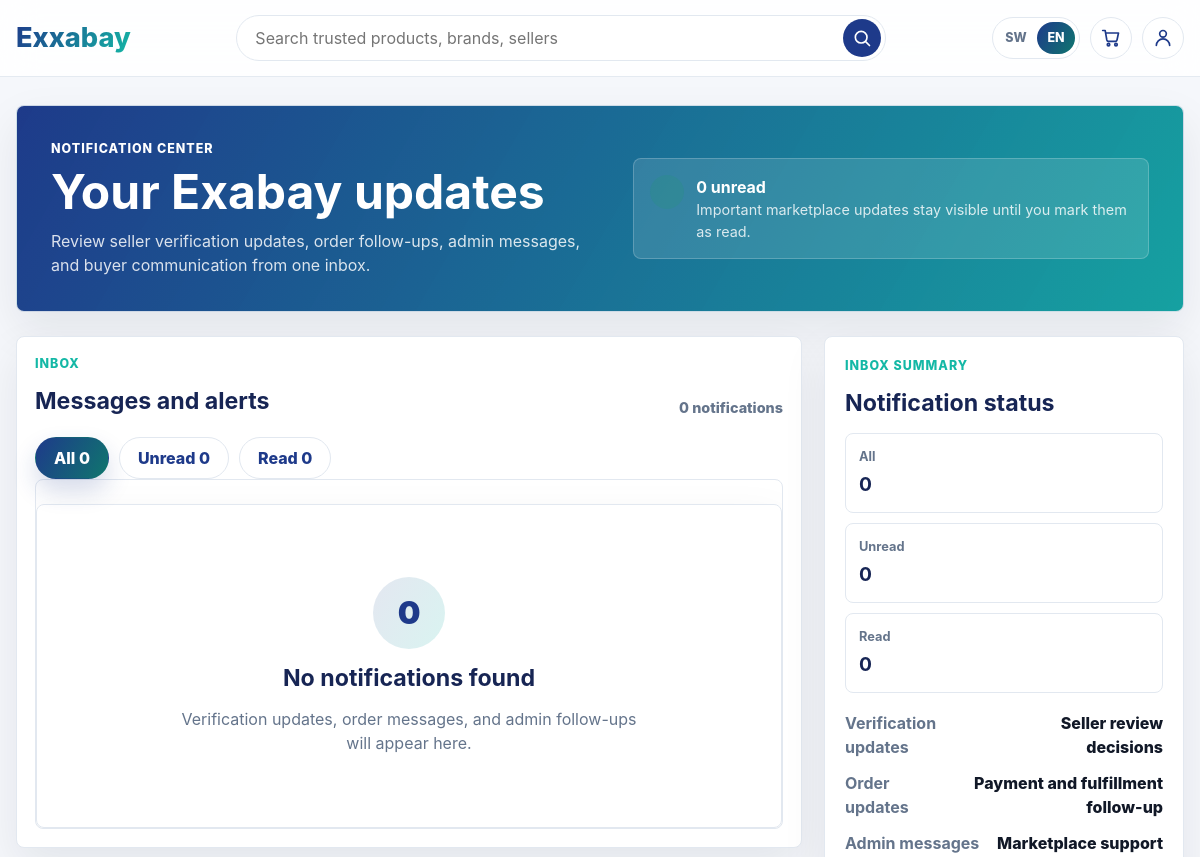
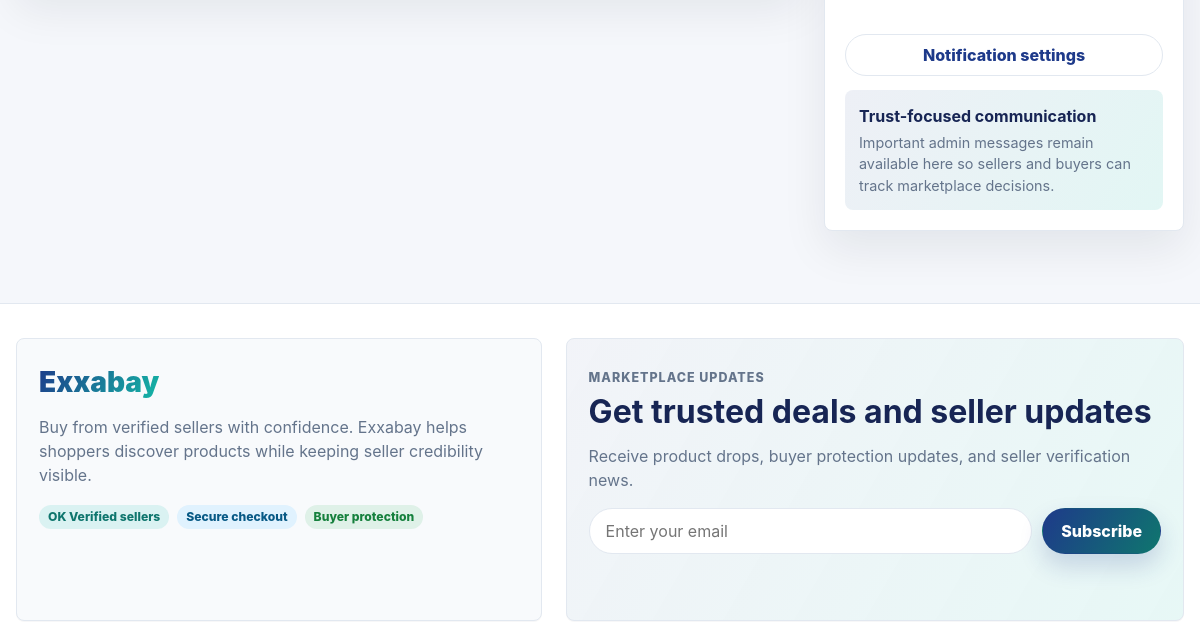
Before: /users/notifications/ (signed in, upper part) with the older database file (2 pictures, top to bottom).
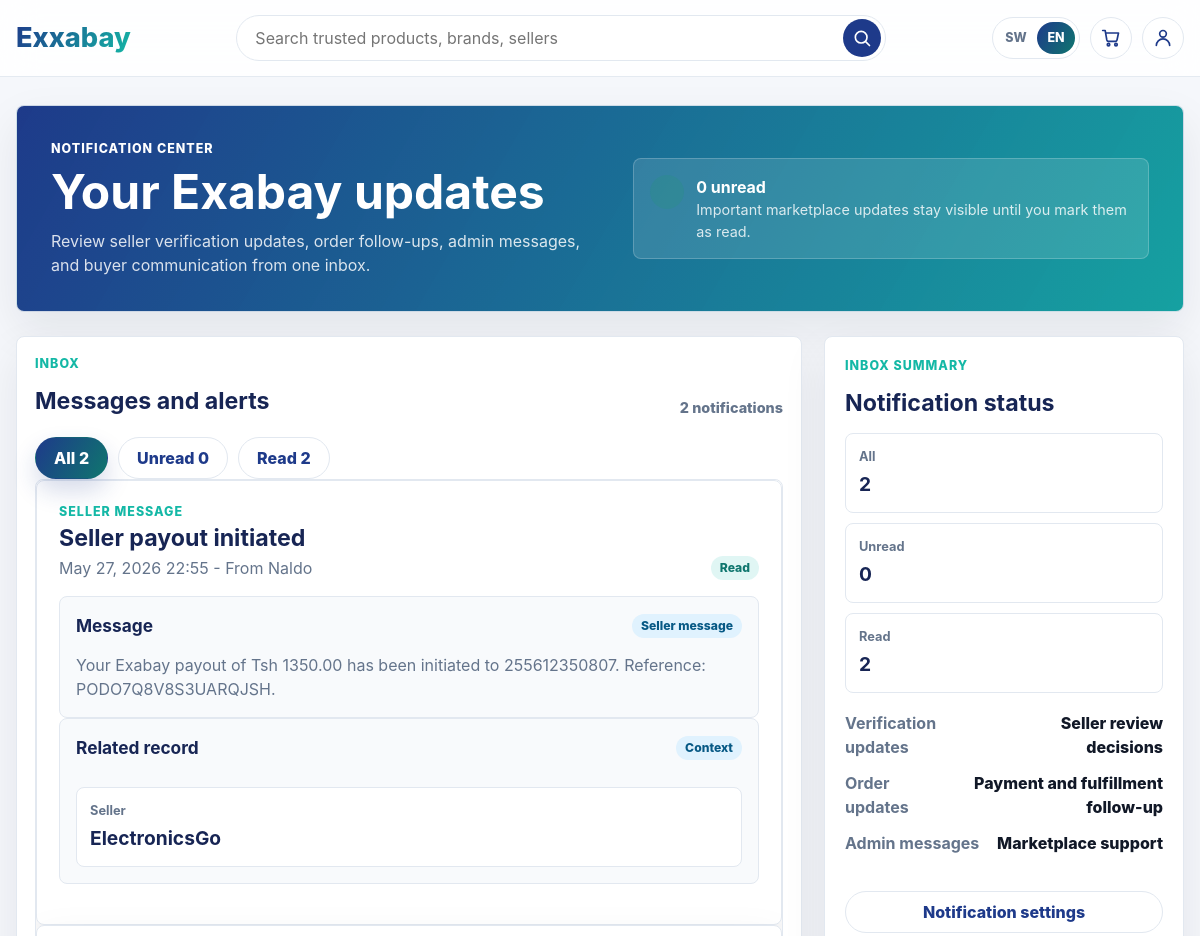
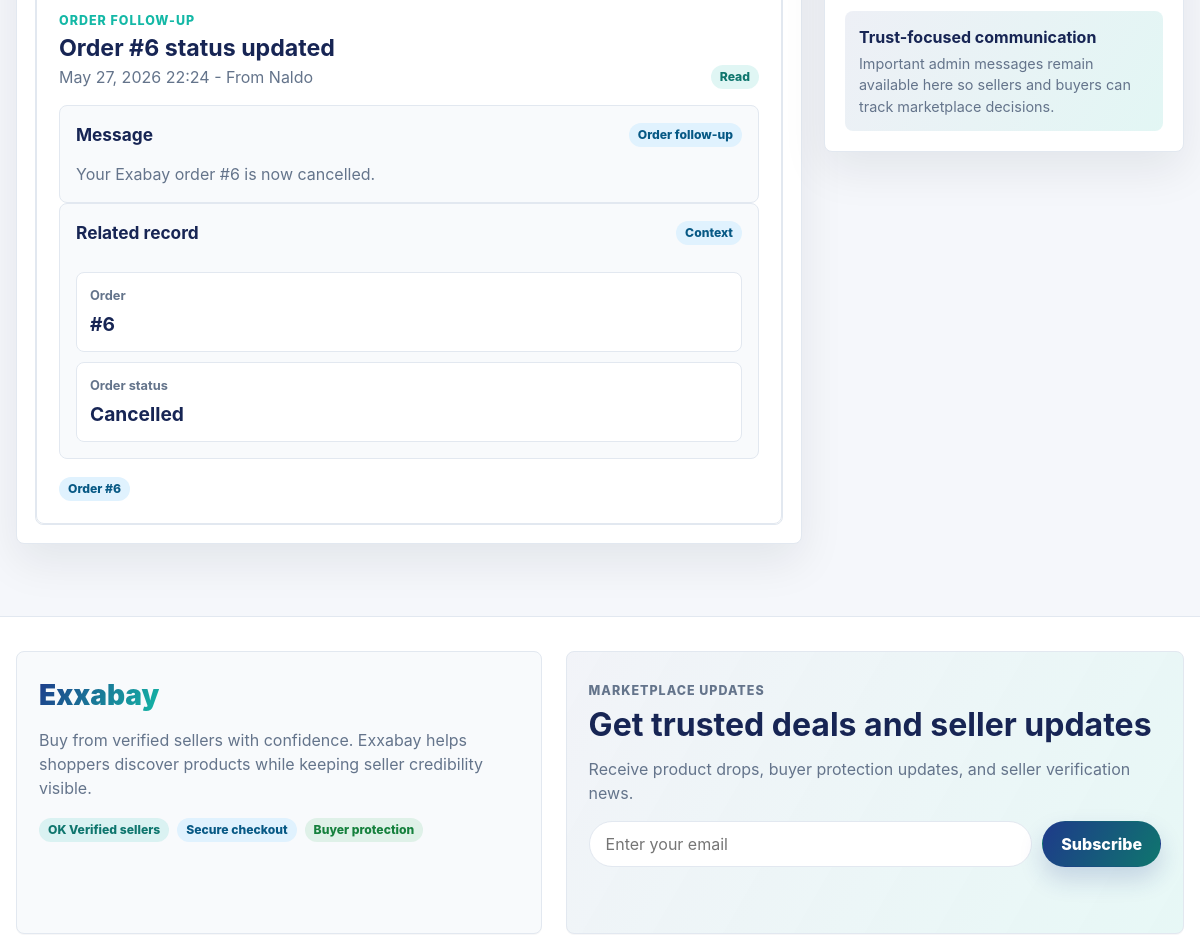
After: the same page with the newer database file (2 pictures, top to bottom).
### control_panel/models.py (models this page shows, shortened)
class AdminNotification(models.Model):
    TYPE_SELLER_VERIFIED = "seller_verified"
    TYPE_SELLER_UNVERIFIED = "seller_unverified"
    TYPE_SELLER_REJECTED = "seller_rejected"
    TYPE_SELLER_MESSAGE = "seller_message"
    TYPE_BUYER_MESSAGE = "buyer_message"
    TYPE_ORDER_FOLLOW_UP = "order_follow_up"
    TYPE_CHOICES = (
        (TYPE_SELLER_VERIFIED, "Seller verified"),
        (TYPE_SELLER_UNVERIFIED, "Seller unverified"),
        (TYPE_SELLER_REJECTED, "Seller rejected"),
        (TYPE_SELLER_MESSAGE, "Seller message"),
        (TYPE_BUYER_MESSAGE, "Buyer message"),
        (TYPE_ORDER_FOLLOW_UP, "Order follow-up"),
    )
    sender = models.ForeignKey(
        settings.AUTH_USER_MODEL,
        on_delete=models.SET_NULL,
        blank=True,
        null=True,
        related_name="admin_notifications_sent",
    )
    recipient = models.ForeignKey(
        settings.AUTH_USER_MODEL,
        on_delete=models.CASCADE,
        related_name="admin_notifications_received",
    )
    notification_type = models.CharField(max_length=40, choices=TYPE_CHOICES)
    subject = models.CharField(max_length=255)
    message = models.TextField()
    related_seller = models.ForeignKey(
        "users.SellerProfile",
        on_delete=models.SET_NULL,
        blank=True,
        null=True,
        related_name="admin_notifications",
    )
    related_order = models.ForeignKey(
        "orders.Order",
        on_delete=models.SET_NULL,
        blank=True,
        null=True,
        related_name="admin_notifications",
    )
    is_read = models.BooleanField(default=False)
    created_at = models.DateTimeField(auto_now_add=True)
    class Meta:
        ordering = ["-created_at"]

### users/models.py (models this page shows, shortened)
class User(AbstractUser):
    email = models.EmailField(unique=True)
    is_seller = models.BooleanField(default=False)
    phone_number = models.CharField(max_length=20, default='07xx xxx xxx')

class SellerProfile(models.Model):
    user = models.OneToOneField(User, on_delete=models.CASCADE)
    business_name = models.CharField(max_length=255, blank=True, null=True)
    tin_number = models.CharField(max_length=50, blank=True, null=True)
    license_document = models.FileField(upload_to="documents/licenses/", blank=True, null=True)
    license_expiry_date = models.DateField(blank=True, null=True)
    vat_number = models.CharField(max_length=50, blank=True, null=True)
    tax_clearance_document = models.FileField(upload_to="documents/tax/", blank=True, null=True)
    vrn_number = models.CharField(max_length=50, blank=True, null=True)
    is_verified = models.BooleanField(default=False)
    created_at = models.DateTimeField(auto_now_add=True)

### orders/models.py (models this page shows, shortened)
class Order(models.Model):
    STATUS_CHOICES = [
        ('pending', 'Pending'),
        ('paid', 'Paid'),
        ('shipped', 'Shipped'),
        ('delivered', 'Delivered'),
        ('cancelled', 'Cancelled'),
    ]
    user = models.ForeignKey('users.User', on_delete=models.CASCADE)
    total_amount = models.DecimalField(max_digits=10, decimal_places=2)
    status = models.CharField(max_length=20, choices=STATUS_CHOICES, default='pending')
    created_at = models.DateTimeField(auto_now_add=True)

### users/views.py (the view)
# urls.py: path("notifications/", views.notifications_view, name="notifications"),
@login_required
def notifications_view(request):
    status = request.GET.get("status", "all")
    page_number = request.GET.get("page")
    if status not in {"all", "unread", "read"}:
        status = "all"
    notifications = (
        AdminNotification.objects
        .filter(recipient=request.user)
        .select_related("sender", "related_seller", "related_order")
        .order_by("-created_at")
    )
    all_count = notifications.count()
    unread_count = notifications.filter(is_read=False).count()
    read_count = notifications.filter(is_read=True).count()
    if status == "unread":
        notifications = notifications.filter(is_read=False)
    elif status == "read":
        notifications = notifications.filter(is_read=True)
    paginator = Paginator(notifications, 10)
    page_obj = paginator.get_page(page_number)
    return render(request, "users/notifications.html", {
        "notifications": page_obj.object_list,
        "page_obj": page_obj,
        "status": status,
        "all_count": all_count,
        "unread_count": unread_count,
        "read_count": read_count,
    })

### users/templates/users/notifications.html (shortened to what the changed rows need)
{% load static %}
<!DOCTYPE html>
<html lang="en" data-language="en">
<head>
  <link rel="stylesheet" href="{% static 'css/styles.css' %}">
</head>
<body>
  <main class="cart-page">
    <section class="cart-hero" aria-labelledby="notifications-title">
      <div>
        <h1 id="notifications-title" class="cart-hero__title">Your Exabay updates</h1>
      </div>
    </section>
    <section class="cart-layout" aria-label="Notification inbox">
      <div class="cart-items">
        <div class="cart-items__header">
          <div>
            <p class="section-heading__eyebrow">Inbox</p>
            <h2>Messages and alerts</h2>
          </div>
          <span class="cart-items__count">{{ all_count }} notification{{ all_count|pluralize }}</span>
        </div>
        <div class="product-detail__actions" aria-label="Notification filters">
          <a class="btn {% if status == 'all' %}btn--primary{% else %}btn--outline{% endif %}" href="?status=all">
            <span>All {{ all_count }}</span>
          </a>
          <a class="btn {% if status == 'read' %}btn--primary{% else %}btn--outline{% endif %}" href="?status=read">
            <span>Read {{ read_count }}</span>
          </a>
        </div>
        <section class="vendor-group" aria-label="Notifications">
          {% for notification in notifications %}
            <article class="detail-panel">
              <div class="cart-items__header">
                <div>
                  <p class="section-heading__eyebrow">{{ notification.get_notification_type_display }}</p>
                  <h2>{{ notification.subject }}</h2>
                  <p class="detail-panel__muted">
                    {{ notification.created_at|date:"M d, Y H:i" }}
                    {% if notification.sender %}
                      - From {{ notification.sender.get_full_name|default:notification.sender.username }}
                    {% endif %}
                  </p>
                </div>
                {% if notification.is_read %}
                  <span class="status-badge status-badge--verified">
                    Read
                  </span>
                {% else %}
                  <span class="status-badge status-badge--pending">
                    <i class="fa-solid fa-envelope" aria-hidden="true"></i>
                    Unread
                  </span>
                {% endif %}
              </div>
              <section class="onboarding-section">
                <div class="onboarding-section__header">
                  <h3>Message</h3>
                  <span class="badge">{{ notification.get_notification_type_display }}</span>
                </div>
                <p class="detail-panel__copy">{{ notification.message }}</p>
              </section>
              {% if notification.related_seller or notification.related_order %}
                <section class="onboarding-section">
                  <div class="onboarding-section__header">
                    <h3>Related record</h3>
                    <span class="badge">Context</span>
                  </div>
                  <div class="metrics-grid detail-panel__metrics">
                    {% if notification.related_seller %}
                      <div class="metric">
                        <span class="metric__label">Seller</span>
                        <strong>{{ notification.related_seller.business_name|default:notification.related_seller.user.username }}</strong>
                      </div>
                    {% endif %}
                    {% if notification.related_order %}
                      <div class="metric">
                        <span class="metric__label">Order</span>
                        <strong>#{{ notification.related_order.id }}</strong>
                      </div>
                      <div class="metric">
                        <span class="metric__label">Order status</span>
                        <strong>{{ notification.related_order.status|title }}</strong>
                      </div>
                    {% endif %}
                  </div>
                </section>
              {% endif %}
              <div class="product-detail__actions">
                {% if notification.related_order %}
                  <span class="badge">Order #{{ notification.related_order.id }}</span>
                {% endif %}
              </div>
            </article>
          {% empty %}
            <section class="cart-empty" aria-labelledby="empty-notifications-title">
              <div class="cart-empty__icon">0</div>
              <h2 id="empty-notifications-title">No notifications found</h2>
              <p>Verification updates, order messages, and admin follow-ups will appear here.</p>
            </section>
          {% endfor %}
        </section>
      </div>
      <aside class="cart-summary" aria-labelledby="notification-summary-title">
        <h2 id="notification-summary-title">Notification status</h2>
        <div class="metrics-grid detail-panel__metrics">
          <div class="metric">
            <span class="metric__label">All</span>
            <strong>{{ all_count }}</strong>
          </div>
          <div class="metric">
            <span class="metric__label">Read</span>
            <strong>{{ read_count }}</strong>
          </div>
        </div>
      </aside>
    </section>
  </main>
  {% include 'partials/footer.html' %}
</body>
</html>

Changed rows visible on the page:
added AdminNotification: notification_type "SELLER MESSAGE", subject "Seller payout initiated", created_at "May 27, 2026 22:55", sender.get_full_name "Naldo", is_read "Read", notification_type "Seller message", message "Your Exabay payout of Tsh 1350.00 has been initiated to 255612350807. Reference: PODO7Q8V8S3UARQJSH.", related_seller.business_name "ElectronicsGo"
added AdminNotification: notification_type "ORDER FOLLOW-UP", subject "Order #6 status updated", created_at "May 27, 2026 22:24", sender.get_full_name "Naldo", is_read "Read", notification_type "Order follow-up", message "Your Exabay order #6 is now cancelled.", related_order.id "6", related_order.status "Cancelled"
Other visible differences:
{{ all_count }}: "0" → "2"
{{ read_count }}: "0" → "2"
text no longer shown: "0 No notifications found Verification updates, order messages, and admin follow-ups will appear here."
